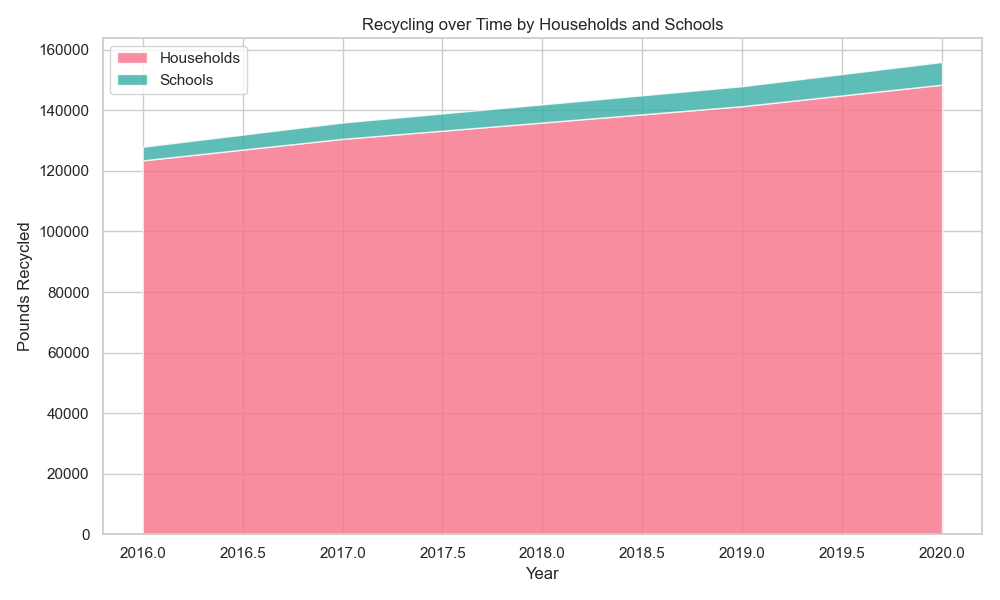

Here is the Python script that generated this plot:

import pandas as pd
import matplotlib.pyplot as plt
import seaborn as sns

# The provided data
data = [
    {'Year': 2016, 'Households Participating': 3200, 'Pounds Recycled': 128000, 'Schools Participating': 15, 'Pounds Recycled by Schools': 4500},
    {'Year': 2017, 'Households Participating': 3400, 'Pounds Recycled': 136000, 'Schools Participating': 18, 'Pounds Recycled by Schools': 5400},
    {'Year': 2018, 'Households Participating': 3550, 'Pounds Recycled': 142000, 'Schools Participating': 20, 'Pounds Recycled by Schools': 6000},
    {'Year': 2019, 'Households Participating': 3700, 'Pounds Recycled': 148000, 'Schools Participating': 22, 'Pounds Recycled by Schools': 6600},
    {'Year': 2020, 'Households Participating': 3900, 'Pounds Recycled': 156000, 'Schools Participating': 25, 'Pounds Recycled by Schools': 7500}
]

# Convert the data to a pandas DataFrame for plotting
df = pd.DataFrame(data)

# Prepare data for the stacked area chart
years = df['Year']
household_recycled_pounds = df['Pounds Recycled'] - df['Pounds Recycled by Schools']
schools_recycle_pounds = df['Pounds Recycled by Schools']

# Initialize Seaborn
sns.set_style("whitegrid")
palette = sns.color_palette("husl", 2)  # selecting a color palette with 2 distinct colors

# Create the stackplot
plt.stackplot(years, household_recycled_pounds, schools_recycle_pounds, labels=['Households', 'Schools'], colors=palette, alpha=0.8)

# Add title and labels
plt.title('Recycling over Time by Households and Schools')
plt.xlabel('Year')
plt.ylabel('Pounds Recycled')

# Add a legend, specify the location, and make sure it doesn't cover the plot
plt.legend(loc='upper left')

# Optimize layout to ensure the legend and labels are visible
plt.tight_layout()

# Show the plot
plt.show()
